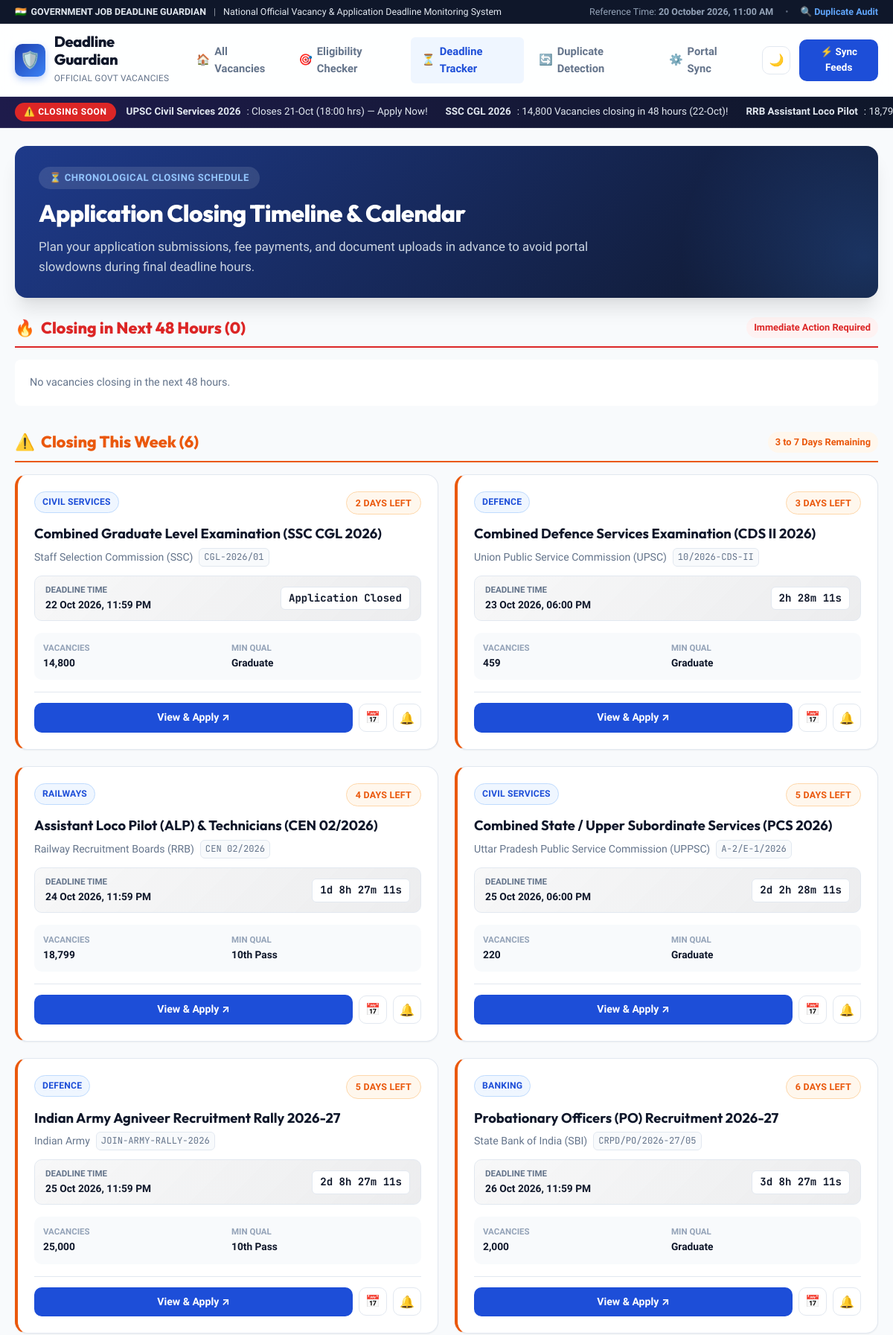
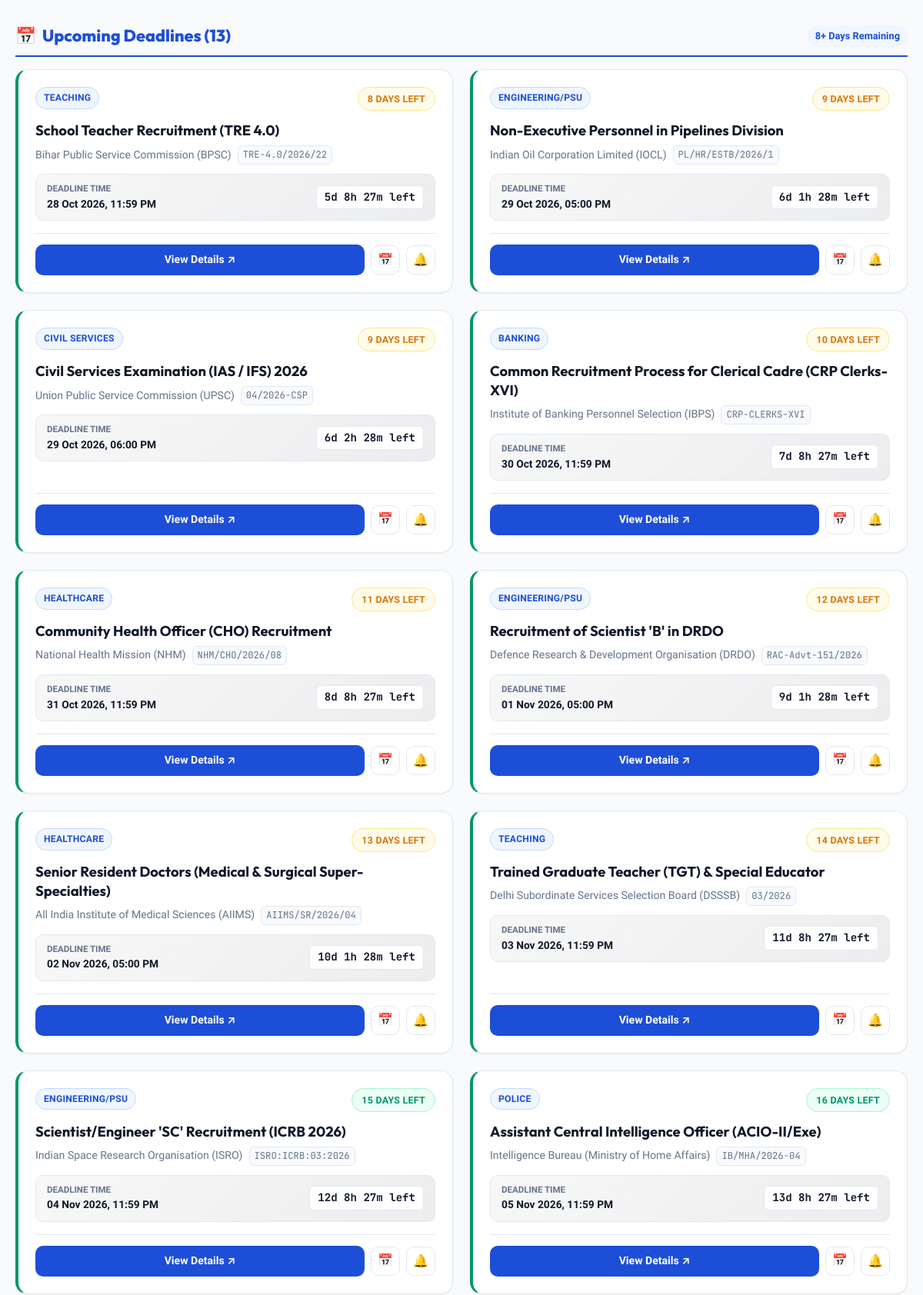
The page /deadlines (upper part) on the database its author committed (2 pictures, top to bottom).
### tables this page shows
CREATE TABLE jobs (
        id INTEGER PRIMARY KEY AUTOINCREMENT,
        hash_fingerprint TEXT UNIQUE NOT NULL,
        title TEXT NOT NULL,
        organization TEXT NOT NULL,
        advt_no TEXT NOT NULL,
        category TEXT NOT NULL,
        state TEXT NOT NULL,
        vacancies INTEGER NOT NULL DEFAULT 1,
        salary_pay TEXT,
        min_age INTEGER NOT NULL DEFAULT 18,
        max_age INTEGER NOT NULL DEFAULT 35,
        min_qualification TEXT NOT NULL,
        qualification_details TEXT,
        stream_specialization TEXT DEFAULT 'Any',
        age_relaxation_json TEXT,
        application_start TEXT,
        deadline TEXT NOT NULL,
        original_deadline TEXT,
        is_extended INTEGER DEFAULT 0,
        corrigendum_note TEXT,
        application_fee TEXT,
        official_notification_url TEXT NOT NULL,
        official_apply_url TEXT NOT NULL,
        source_portal TEXT NOT NULL,
        is_verified INTEGER DEFAULT 1,
        created_at TEXT NOT NULL,
        updated_at TEXT NOT NULL
    );

### app.py (the view)
@app.route('/deadlines')
def deadline_tracker_page():
    conn = get_db_connection()
    cursor = conn.cursor()
    cursor.execute("SELECT * FROM jobs ORDER BY deadline ASC")
    raw_jobs = cursor.fetchall()
    conn.close()
    enriched = [enrich_job_with_deadline_meta(j) for j in raw_jobs]
    buckets = {
        "closing_48h": [],
        "this_week": [],
        "next_week": [],
        "later": [],
        "expired": []
    }
    for j in enriched:
        if j['is_closed']:
            buckets["expired"].append(j)
        elif j['time_remaining_seconds'] <= 86400 * 2:
            buckets["closing_48h"].append(j)
        elif j['days_remaining'] <= 7:
            buckets["this_week"].append(j)
        elif j['days_remaining'] <= 14:
            buckets["next_week"].append(j)
        else:
            buckets["later"].append(j)
    return render_template('deadline_tracker.html', buckets=buckets, all_jobs=enriched)

### app.py (called while the page is built)
def get_current_system_time():
    return datetime(2026, 10, 20, 11, 0, 0)

def parse_deadline(deadline_str):
    try:
        return datetime.strptime(deadline_str, "%Y-%m-%d %H:%M:%S")
    except Exception:
        try:
            return datetime.strptime(deadline_str[:10], "%Y-%m-%d")
        except Exception:
            return datetime.now() + timedelta(days=7)

@app.context_processor
def inject_global_data():
    now = get_current_system_time()
    return {
        "current_time_str": now.strftime("%d %B %Y, %I:%M %p"),
        "current_year": 2026
    }

### database.py (called while the page is built, shortened)
def get_db_path():
    return ORIGINAL_DB_PATH

def get_db_connection():
    conn = sqlite3.connect(get_db_path())
    conn.row_factory = sqlite3.Row
    return conn

### templates/deadline_tracker.html (shortened to what this page needs)
{% extends "base.html" %}
{% block content %}
<div class="hero-section" style="padding: 28px 32px; margin-bottom: 24px;">
  <div class="hero-content">
    <div class="hero-tagline">
      <span>⏳ Chronological Closing Schedule</span>
    </div>
    <h2 class="hero-title" style="font-size: 2rem;">
      Application Closing Timeline & Calendar
    </h2>
    <p class="hero-desc" style="margin-bottom: 0;">
      Plan your application submissions, fee payments, and document uploads in advance to avoid portal slowdowns during final deadline hours.
    </p>
  </div>
</div>
<section style="margin-bottom: 32px;" id="section-48h">
  <div style="display: flex; align-items: center; justify-content: space-between; margin-bottom: 16px; border-bottom: 2px solid var(--critical); padding-bottom: 8px;">
    <h3 style="font-family: var(--font-display); font-size: 1.35rem; font-weight: 800; color: var(--critical); display: flex; align-items: center; gap: 8px;">
      <span>🔥</span> Closing in Next 48 Hours ({{ buckets.closing_48h|length }})
    </h3>
    <span style="font-size: 0.8rem; background: var(--critical-bg); color: var(--critical); padding: 4px 10px; border-radius: 20px; font-weight: 700;">
      Immediate Action Required
    </span>
  </div>
  <div class="jobs-grid">
    {% if buckets.closing_48h %}
      {% for job in buckets.closing_48h %}
        <div class="job-card" style="border-left: 4px solid var(--critical);">
          <div class="job-card-top">
            <span class="dept-pill">{{ job.category }}</span>
            <span class="urgency-badge urgency-critical">
              {{ job.urgency_label }}
            </span>
          </div>
          <a href="{{ url_for('job_detail', job_id=job.id) }}" class="job-title-link">{{ job.title }}</a>
          <div class="job-org-meta">
            <span>{{ job.organization }}</span>
            <span class="advt-tag">{{ job.advt_no }}</span>
          </div>
          <div class="deadline-countdown-box">
            <div class="deadline-text-group">
              <span class="deadline-label">Deadline Time</span>
              <span class="deadline-date-val" style="color: var(--critical);">{{ job.deadline_formatted }}</span>
            </div>
            <div class="timer-digits-box timer-critical" data-deadline="{{ job.deadline }}">
              {{ job.countdown_text }}
            </div>
          </div>
          <div class="job-specs-grid">
            <div class="spec-item">
              <span class="spec-title">Vacancies</span>
              <span class="spec-value">{{ "{:,}".format(job.vacancies) }}</span>
            </div>
            <div class="spec-item">
              <span class="spec-title">Fee</span>
              <span class="spec-value">{{ job.application_fee.split('(')[0] }}</span>
            </div>
          </div>
          <div class="card-actions-row">
            <a href="{{ job.official_apply_url }}" target="_blank" rel="noopener noreferrer" class="btn-primary-apply" style="background: var(--critical);">
              Apply on Portal ↗
            </a>
            <a href="{{ url_for('download_calendar', job_id=job.id) }}" class="btn-icon-only" title="Export .ICS Calendar">
              📅
            </a>
            <button class="btn-icon-only" data-open-reminder data-job-id="{{ job.id }}" data-job-title="{{ job.title }}" data-job-deadline="{{ job.deadline }}" title="Set Alert">
              🔔
            </button>
          </div>
        </div>
      {% endfor %}
    {% else %}
      <div style="background: var(--bg-surface); padding: 20px; border-radius: 8px; color: var(--text-muted); font-size: 0.9rem; grid-column: 1/-1;">
        No vacancies closing in the next 48 hours.
      </div>
    {% endif %}
  </div>
</section>
<section style="margin-bottom: 32px;" id="section-this-week">
  <div style="display: flex; align-items: center; justify-content: space-between; margin-bottom: 16px; border-bottom: 2px solid var(--urgent); padding-bottom: 8px;">
    <h3 style="font-family: var(--font-display); font-size: 1.35rem; font-weight: 800; color: var(--urgent); display: flex; align-items: center; gap: 8px;">
      <span>⚠️</span> Closing This Week ({{ buckets.this_week|length }})
    </h3>
    <span style="font-size: 0.8rem; background: var(--urgent-bg); color: var(--urgent); padding: 4px 10px; border-radius: 20px; font-weight: 700;">
      3 to 7 Days Remaining
    </span>
  </div>
  <div class="jobs-grid">
    {% if buckets.this_week %}
      {% for job in buckets.this_week %}
        <div class="job-card" style="border-left: 4px solid var(--urgent);">
          <div class="job-card-top">
            <span class="dept-pill">{{ job.category }}</span>
            <span class="urgency-badge urgency-urgent">
              {{ job.urgency_label }}
            </span>
          </div>
          <a href="{{ url_for('job_detail', job_id=job.id) }}" class="job-title-link">{{ job.title }}</a>
          <div class="job-org-meta">
            <span>{{ job.organization }}</span>
            <span class="advt-tag">{{ job.advt_no }}</span>
          </div>
          <div class="deadline-countdown-box">
            <div class="deadline-text-group">
              <span class="deadline-label">Deadline Time</span>
              <span class="deadline-date-val">{{ job.deadline_formatted }}</span>
            </div>
            <div class="timer-digits-box timer-normal" data-deadline="{{ job.deadline }}">
            </div>
          </div>
          <div class="job-specs-grid">
            <div class="spec-item">
              <span class="spec-title">Vacancies</span>
              <span class="spec-value">{{ "{:,}".format(job.vacancies) }}</span>
            </div>
            <div class="spec-item">
              <span class="spec-title">Min Qual</span>
              <span class="spec-value">{{ job.min_qualification }}</span>
            </div>
          </div>
          <div class="card-actions-row">
            <a href="{{ url_for('job_detail', job_id=job.id) }}" class="btn-primary-apply">
              View & Apply ↗
            </a>
            <a href="{{ url_for('download_calendar', job_id=job.id) }}" class="btn-icon-only" title="Export .ICS">
              📅
            </a>
            <button class="btn-icon-only" data-open-reminder data-job-id="{{ job.id }}" data-job-title="{{ job.title }}" data-job-deadline="{{ job.deadline }}" title="Set Alert">
              🔔
            </button>
          </div>
        </div>
      {% endfor %}
    {% else %}
      <div style="background: var(--bg-surface); padding: 20px; border-radius: 8px; color: var(--text-muted); font-size: 0.9rem; grid-column: 1/-1;">
        No vacancies closing this week.
      </div>
    {% endif %}
  </div>
</section>
<section style="margin-bottom: 32px;" id="section-next-week">
  <div style="display: flex; align-items: center; justify-content: space-between; margin-bottom: 16px; border-bottom: 2px solid var(--primary); padding-bottom: 8px;">
    <h3 style="font-family: var(--font-display); font-size: 1.35rem; font-weight: 800; color: var(--primary); display: flex; align-items: center; gap: 8px;">
      <span>📅</span> Upcoming Deadlines ({{ buckets.next_week|length + buckets.later|length }})
    </h3>
    <span style="font-size: 0.8rem; background: var(--primary-light); color: var(--primary); padding: 4px 10px; border-radius: 20px; font-weight: 700;">
      8+ Days Remaining
    </span>
  </div>
  <div class="jobs-grid">
    {% for job in buckets.next_week + buckets.later %}
      <div class="job-card" style="border-left: 4px solid var(--open);">
        <div class="job-card-top">
          <span class="dept-pill">{{ job.category }}</span>
          <span class="urgency-badge {{ job.urgency_class }}">
            {{ job.urgency_label }}
          </span>
        </div>
        <a href="{{ url_for('job_detail', job_id=job.id) }}" class="job-title-link">{{ job.title }}</a>
        <div class="job-org-meta">
          <span>{{ job.organization }}</span>
          <span class="advt-tag">{{ job.advt_no }}</span>
        </div>
        <div class="deadline-countdown-box">
          <div class="deadline-text-group">
            <span class="deadline-label">Deadline Time</span>
            <span class="deadline-date-val">{{ job.deadline_formatted }}</span>
          </div>
          <div class="timer-digits-box timer-normal" data-deadline="{{ job.deadline }}">
          </div>
        </div>
        <div class="card-actions-row">
          <a href="{{ url_for('job_detail', job_id=job.id) }}" class="btn-primary-apply">
            View Details ↗
          </a>
          <a href="{{ url_for('download_calendar', job_id=job.id) }}" class="btn-icon-only" title="Export .ICS Calendar">
            📅
          </a>
          <button class="btn-icon-only" data-open-reminder data-job-id="{{ job.id }}" data-job-title="{{ job.title }}" data-job-deadline="{{ job.deadline }}" title="Set Alert">
            🔔
          </button>
        </div>
      </div>
    {% endfor %}
  </div>
</section>
{% endblock %}

### rows shown on the page
jobs: category "CIVIL SERVICES", urgency_label "2 DAYS LEFT", title "Combined Graduate Level Examination (SSC CGL 2026)", organization "Staff Selection Commission (SSC)", advt_no "CGL-2026/01", deadline_formatted "22 Oct 2026, 11:59 PM", vacancies "14,800", min_qualification "Graduate"
jobs: category "DEFENCE", urgency_label "3 DAYS LEFT", title "Combined Defence Services Examination (CDS II 2026)", organization "Union Public Service Commission (UPSC)", advt_no "10/2026-CDS-II", deadline_formatted "23 Oct 2026, 06:00 PM", vacancies "459", min_qualification "Graduate"
jobs: category "RAILWAYS", urgency_label "4 DAYS LEFT", title "Assistant Loco Pilot (ALP) & Technicians (CEN 02/2026)", organization "Railway Recruitment Boards (RRB)", advt_no "CEN 02/2026", deadline_formatted "24 Oct 2026, 11:59 PM", vacancies "18,799", min_qualification "10th Pass"
jobs: category "CIVIL SERVICES", urgency_label "5 DAYS LEFT", title "Combined State / Upper Subordinate Services (PCS 2026)", organization "Uttar Pradesh Public Service Commission (UPPSC)", advt_no "A-2/E-1/2026", deadline_formatted "25 Oct 2026, 06:00 PM", vacancies "220", min_qualification "Graduate"
jobs: category "DEFENCE", urgency_label "5 DAYS LEFT", title "Indian Army Agniveer Recruitment Rally 2026-27", organization "Indian Army", advt_no "JOIN-ARMY-RALLY-2026", deadline_formatted "25 Oct 2026, 11:59 PM", vacancies "25,000", min_qualification "10th Pass"
jobs: category "BANKING", urgency_label "6 DAYS LEFT", title "Probationary Officers (PO) Recruitment 2026-27", organization "State Bank of India (SBI)", advt_no "CRPD/PO/2026-27/05", deadline_formatted "26 Oct 2026, 11:59 PM", vacancies "2,000", min_qualification "Graduate"
jobs: category "TEACHING", urgency_label "8 DAYS LEFT", title "School Teacher Recruitment (TRE 4.0)", organization "Bihar Public Service Commission (BPSC)", advt_no "TRE-4.0/2026/22", deadline_formatted "28 Oct 2026, 11:59 PM"
jobs: category "ENGINEERING/PSU", urgency_label "9 DAYS LEFT", title "Non-Executive Personnel in Pipelines Division", organization "Indian Oil Corporation Limited (IOCL)", advt_no "PL/HR/ESTB/2026/1", deadline_formatted "29 Oct 2026, 05:00 PM"
jobs: category "CIVIL SERVICES", urgency_label "9 DAYS LEFT", title "Civil Services Examination (IAS / IFS) 2026", organization "Union Public Service Commission (UPSC)", advt_no "04/2026-CSP", deadline_formatted "29 Oct 2026, 06:00 PM"
jobs: category "BANKING", urgency_label "10 DAYS LEFT", title "Common Recruitment Process for Clerical Cadre (CRP Clerks-XVI)", organization "Institute of Banking Personnel Selection (IBPS)", advt_no "CRP-CLERKS-XVI", deadline_formatted "30 Oct 2026, 11:59 PM"
jobs: category "HEALTHCARE", urgency_label "11 DAYS LEFT", title "Community Health Officer (CHO) Recruitment", organization "National Health Mission (NHM)", advt_no "NHM/CHO/2026/08", deadline_formatted "31 Oct 2026, 11:59 PM"
jobs: category "ENGINEERING/PSU", urgency_label "12 DAYS LEFT", title "Recruitment of Scientist 'B' in DRDO", organization "Defence Research & Development Organisation (DRDO)", advt_no "RAC-Advt-151/2026", deadline_formatted "01 Nov 2026, 05:00 PM"
jobs: category "HEALTHCARE", urgency_label "13 DAYS LEFT", title "Senior Resident Doctors (Medical & Surgical Super-Specialties)", organization "All India Institute of Medical Sciences (AIIMS)", advt_no "AIIMS/SR/2026/04", deadline_formatted "02 Nov 2026, 05:00 PM"
jobs: category "TEACHING", urgency_label "14 DAYS LEFT", title "Trained Graduate Teacher (TGT) & Special Educator", organization "Delhi Subordinate Services Selection Board (DSSSB)", advt_no "03/2026", deadline_formatted "03 Nov 2026, 11:59 PM"
jobs: category "ENGINEERING/PSU", urgency_label "15 DAYS LEFT", title "Scientist/Engineer 'SC' Recruitment (ICRB 2026)", organization "Indian Space Research Organisation (ISRO)", advt_no "ISRO:ICRB:03:2026", deadline_formatted "04 Nov 2026, 11:59 PM"
jobs: category "POLICE", urgency_label "16 DAYS LEFT", title "Assistant Central Intelligence Officer (ACIO-II/Exe)", organization "Intelligence Bureau (Ministry of Home Affairs)", advt_no "IB/MHA/2026-04", deadline_formatted "05 Nov 2026, 11:59 PM"

### other values the page prints
{{ current_time_str }} "20 October 2026, 11:00 AM"
{{ buckets.closing_48h|length }} "0"
{{ buckets.this_week|length }} "6"
{{ buckets.next_week|length + buckets.later|length }} "13"
